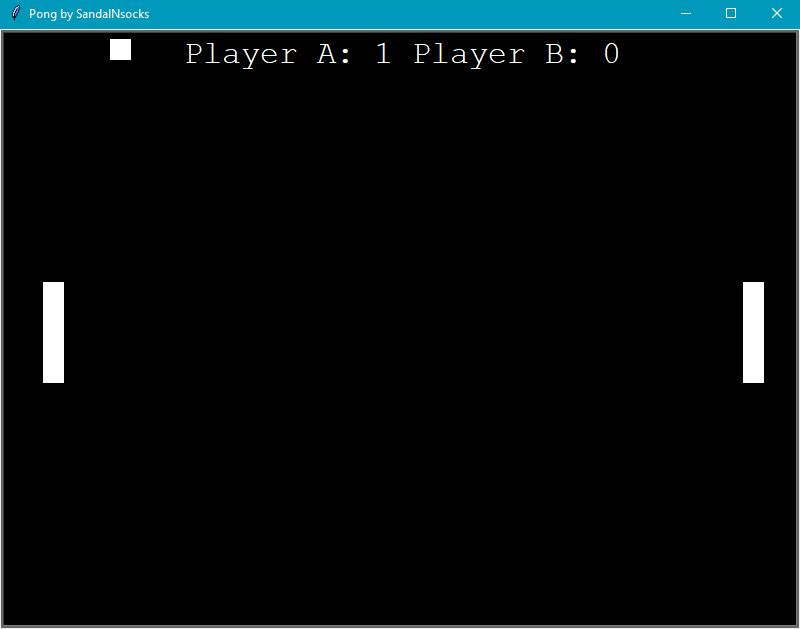

Python code for this plot:
import turtle
import winsound

win = turtle.Screen()
win.title("Pong by SandalNsocks")
win.bgcolor("black")
win.setup(width=800, height=600)
win.tracer(0)

#Score
score_a = 0
score_b = 0




#Paddle A
paddle_a = turtle.Turtle()
paddle_a.speed(0)
paddle_a.shape("square")
paddle_a.color("white")
paddle_a.shapesize(stretch_wid=5, stretch_len=1)
paddle_a.penup()
paddle_a.goto(-350, 0)


#Paddle B
paddle_b = turtle.Turtle()
paddle_b.speed(0)
paddle_b.shape("square")
paddle_b.color("white")
paddle_b.shapesize(stretch_wid=5, stretch_len=1)
paddle_b.penup()
paddle_b.goto(350, 0)


#Ball
ball = turtle.Turtle()
ball.speed(0)
ball.shape("square")
ball.color("white")
ball.penup()
ball.goto(0, 0)
ball.goto(0, 0)
ball.dx = 0.17
ball.dy = -0.17

#pen
pen = turtle.Turtle()
pen.speed(0)
pen.color("white")
pen.penup()
pen.hideturtle()
pen.goto(0, 260)
pen.write("Player A: 0 Player B: 0", align="center", font=("courier", 24, "normal"))


#Function
def paddle_a_up():
    y = paddle_a.ycor()
    y += 10
    paddle_a.sety(y)
    
def paddle_b_up():
    y = paddle_b.ycor()
    y += 10
    paddle_b.sety(y)
    
def paddle_a_down():
    y = paddle_a.ycor()
    y += -10
    paddle_a.sety(y)
    
def paddle_b_down():
    y = paddle_b.ycor()
    y += -10
    paddle_b.sety(y)
    
    
#Keyboard Binding
win.listen()
win.onkeypress(paddle_a_up, "w")
win.onkeypress(paddle_a_down, "s")
win.onkeypress(paddle_b_up, "Up")
win.onkeypress(paddle_b_down, "Down")

    
    
    
#main game loop
while True:
    win.update()
    
    
    #Move the ball
    ball.setx(ball.xcor() + ball.dx)
    ball.sety(ball.ycor() + ball.dy)
    
    #Border Checking
    if ball.ycor() > 290:
        ball.sety(290)
        ball.dy *= -1
        winsound.PlaySound("bounce.wav", winsound.SND_ASYNC)
        
    if ball.ycor() < -290:
        ball.sety(-281)
        ball.dy *= -1
        winsound.PlaySound("bounce.wav", winsound.SND_ASYNC)
        
    if ball.xcor() > 390:
        ball.goto(0, 0)
        ball.dx *= -1
        score_a += 1
        pen.clear()
        pen.write("Player A: {} Player B: {}".format(score_a, score_b), align="center", font=("courier", 24, "normal"))
        
    if ball.xcor() < -390:
        ball.goto(0, 0)
        ball.dx *= -1
        score_b += 1
        pen.clear()
        pen.write("Player A: {} Player B: {}".format(score_a, score_b), align="center", font=("courier", 24, "normal"))
    #Paddle and Ball  collisions
    if (ball.xcor() > 340 and ball.xcor() < 350) and (ball.ycor() < paddle_b.ycor() + 40 and ball.ycor() > paddle_b.ycor() - 40):
        ball.setx(340)
        ball.dx *= -1
        winsound.PlaySound("bounce.wav", winsound.SND_ASYNC)
        
    if (ball.xcor() < -340 and ball.xcor() > -350) and (ball.ycor() < paddle_a.ycor() + 40 and ball.ycor() > paddle_a.ycor() - 40):
        ball.setx(-340)
        ball.dx *= -1
        winsound.PlaySound("bounce.wav", winsound.SND_ASYNC)
    
        
